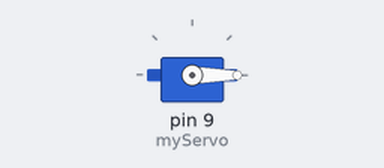
Bench run of a sketch on a simulated Arduino Uno, built with avr-gcc and run on an emulated ATmega328P. On the bench: servo.

Above: at 0.05 s.
At 0.9 s:
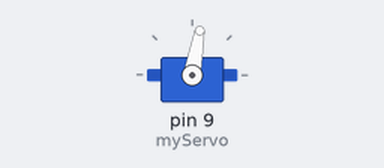
At 1.8 s:
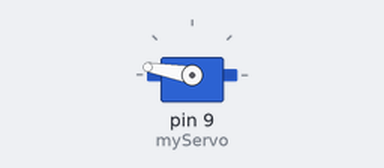
At 3.6 s:
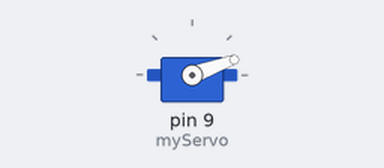
Timing chart, 0 to 8.7 s (numbered marks = the images above):
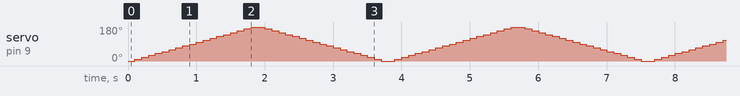

The sketch:

Servo-Controller.ino
```cpp
#include <Servo.h>

Servo myServo;

void setup() {
  myServo.attach(9);  // Attach servo to pin 9
}

void loop() {
  // Sweep from 0 to 180 degrees in 10-degree steps
  for (int angle = 0; angle <= 180; angle += 10) {
    myServo.write(angle);
    delay(100);  // Wait for servo to reach the position
  }

  // Sweep back from 180 to 0 degrees in 10-degree steps
  for (int angle = 180; angle >= 0; angle -= 10) {
    myServo.write(angle);
    delay(100);  // Wait for servo to reach the position
  }
}
```
